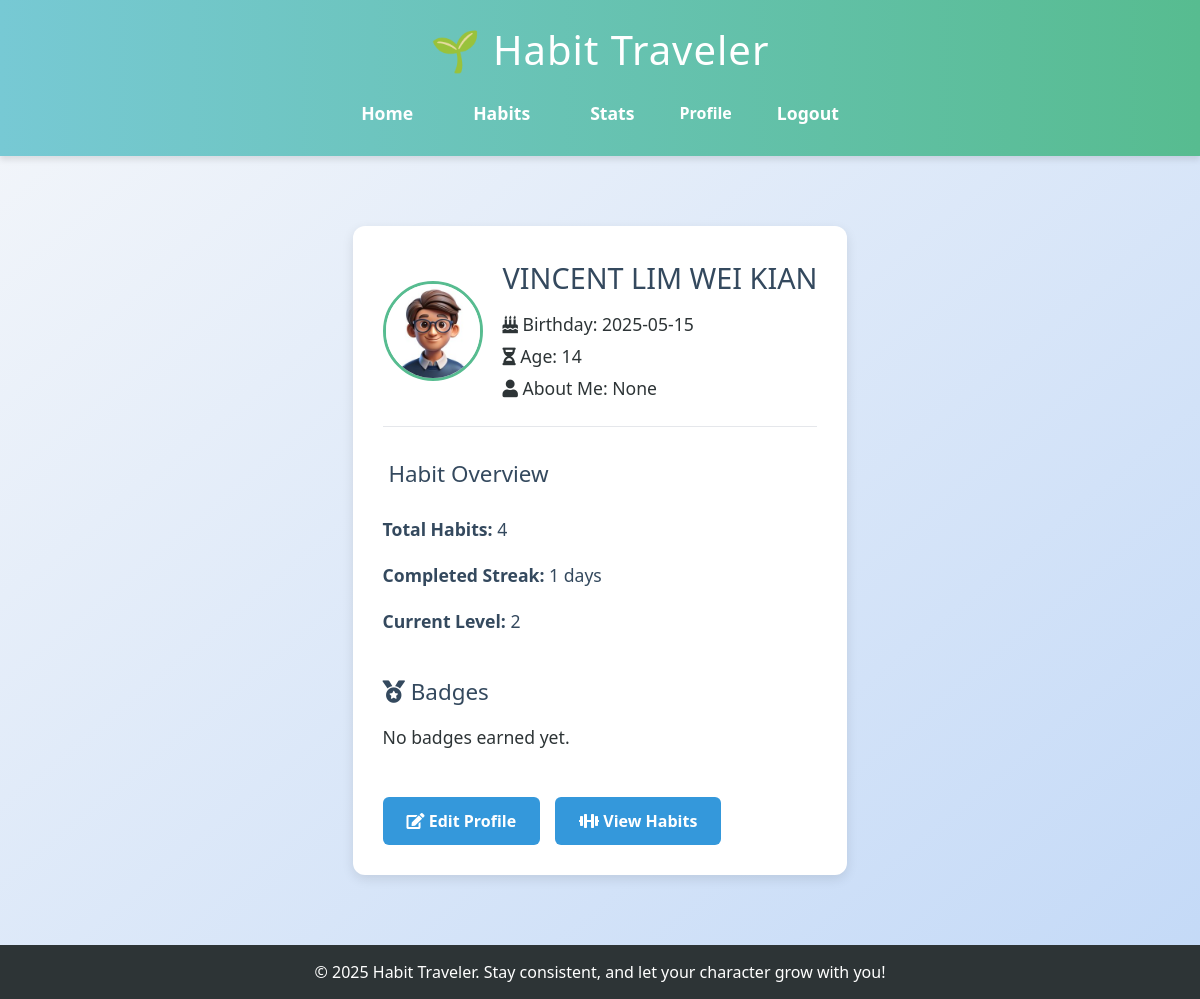
The app's page /profile (signed in) with its own data.
### app.py (models this page shows)
class User(db.Model):
    id = db.Column(db.Integer, primary_key=True)
    email = db.Column(db.String(150), unique=True, nullable=False)
    name = db.Column(db.String(150), unique=True, nullable=True)
    password = db.Column(db.String(200), nullable=False)
    xp = db.Column(db.Integer, default=0)
    level = db.Column(db.Integer, default=1)
    birthday = db.Column(db.Date, nullable=True)
    age = db.Column(db.Integer, nullable=True)
    description = db.Column(db.String(500), nullable=True)
    avatar = db.Column(db.String(200), nullable=True)

### app.py (the view)
@app.route('/profile')
def profile():
    if 'user_id' not in session:
        return redirect(url_for('login'))
    user_id = session['user_id']
    user = User.query.get(user_id)
    if user:
        total_habits = Habit.query.filter_by(user_id=user_id).count()
        habit_completions = HabitCompletion.query.filter_by(user_id=user_id).all()
        streaks = {}
        for completion in habit_completions:
            habit_id = completion.habit_id
            if habit_id not in streaks:
                streaks[habit_id] = 1
            else:
                streaks[habit_id] += 1
        max_streak = max(streaks.values(), default=0)
        badges = ['Habit Master', 'Streak King', 'Goal Crusher']
        return render_template('profile.html', user=user, total_habits=total_habits, max_streak=max_streak, badges=badges)
    else:
        flash("User not found.")
        return redirect(url_for('index'))

### templates/profile.html (shortened to what this page needs)
{% extends 'base.html' %}
{% block content %}
<div class="profile-container">
    <div class="profile-header">
        <img src="{{ url_for('static', filename='avatars/' + (user.avatar if user.avatar else './default_avatar.png')) }}" alt="Avatar" class="avatar" width="120" height="120">
        <div class="profile-info">
            <h1>{{ user.name }}</h1>
            <p><i class="fas fa-birthday-cake"></i> Birthday: {{ user.birthday }}</p>
            <p><i class="fas fa-hourglass-half"></i> Age: {{ user.age }}</p>
            <p><i class="fas fa-user"></i> About Me: {{ user.description }}</p>
        </div>
    </div>
    <hr>
    <div class="profile-section">
        <h2> Habit Overview</h2>
        <ul>
            <li><strong>Total Habits:</strong> {{ total_habits }}</li>
            <li><strong>Completed Streak:</strong> {{ max_streak }} days</li>
            <li><strong>Current Level:</strong> {{ user.level }}</li>
        </ul>
    </div>
    <div class="profile-section">
        <h2><i class="fas fa-medal"></i> Badges</h2>
        <div class="badges">
            {% for badge in user.badges %}
                <span class="badge">{{ badge }}</span>
            {% else %}
                <p>No badges earned yet.</p>
            {% endfor %}
        </div>
    </div>
    <div class="profile-actions">
        <a href="{{ url_for('edit_profile') }}" class="edit-button"><i class="fas fa-edit"></i> Edit Profile</a>
        <a href="{{ url_for('habits') }}" class="edit-button"><i class="fas fa-dumbbell"></i> View Habits</a>
    </div>
</div>
{% endblock %}

### static/style.css (style rules this page uses)
body { margin: 0; font-family: 'Segoe UI', Tahoma, Geneva, Verdana, sans-serif; background: linear-gradient(to bottom right, #f5f7fa, #c3d9f7); color: #333; min-height: 100vh; display: flex; flex-direction: column; }
main h2 { font-size: 2em; color: #4b6584; margin-bottom: 10px; }
main p { font-size: 1.1em; line-height: 1.6; margin-bottom: 20px; }
ul { list-style: none; padding: 0; }
ul li { padding: 10px 0; font-size: 1.1em; color: #34495e; }
a { color: #3498db; text-decoration: none; }
body.profile .profile-container { max-width: 600px; margin: 40px auto; background: #ffffff; padding: 30px; border-radius: 12px; box-shadow: 0 4px 12px rgba(0,0,0,0.1); text-align: left; }
body.profile .profile-container h1 { font-size: 2em; color: #34495e; margin-bottom: 20px; text-align: center; }
body.profile .profile-container p { font-size: 1.1em; margin-bottom: 15px; color: #2d3436; }
body.profile .edit-button { display: inline-block; background-color: #3498db; color: white; padding: 12px 24px; border-radius: 6px; font-weight: bold; text-decoration: none; transition: background-color 0.3s ease; }
body.profile .profile-header { display: flex; align-items: center; gap: 20px; margin-bottom: 20px; }
body.profile .avatar { width: 100px; height: 100px; border-radius: 50%; object-fit: cover; border: 3px solid #57bc90; }
body.profile .profile-info h1 { font-size: 1.8em; margin-bottom: 10px; }
body.profile .profile-info p { margin: 4px 0; }
body.profile .profile-section { margin-top: 30px; }
body.profile .profile-section h2 { color: #34495e; font-size: 1.4em; margin-bottom: 15px; }
body.profile .badges { display: flex; flex-wrap: wrap; gap: 10px; }
body.profile .profile-actions { margin-top: 30px; display: flex; gap: 15px; }

### records on screen
User: avatar (picture), name "VINCENT LIM WEI KIAN", birthday "2025-05-15", age "14", description "None", level "2"

### other values on screen
{{ total_habits }} "4"
{{ max_streak }} "1"
